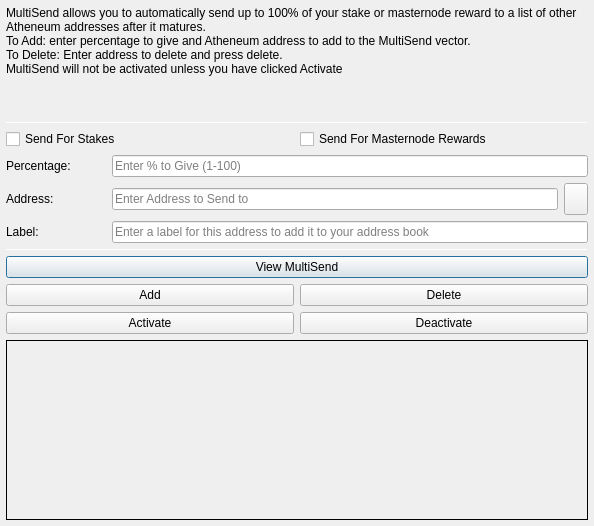
<?xml version="1.0" encoding="UTF-8"?>
<ui version="4.0">
 <class>MultiSendDialog</class>
 <widget class="QDialog" name="MultiSendDialog">
  <property name="windowModality">
   <enum>Qt::NonModal</enum>
  </property>
  <property name="geometry">
   <rect>
    <x>0</x>
    <y>0</y>
    <width>594</width>
    <height>526</height>
   </rect>
  </property>
  <property name="windowTitle">
   <string>MultiSend</string>
  </property>
  <layout class="QVBoxLayout" name="verticalLayout" stretch="0">
   <property name="leftMargin">
    <number>6</number>
   </property>
   <property name="topMargin">
    <number>6</number>
   </property>
   <property name="rightMargin">
    <number>6</number>
   </property>
   <property name="bottomMargin">
    <number>6</number>
   </property>
   <item>
    <layout class="QVBoxLayout" name="verticalLayout_Main" stretch="1,1,1,0,1,1,1">
     <item>
      <widget class="QLabel" name="label_2">
       <property name="lineWidth">
        <number>1</number>
       </property>
       <property name="text">
        <string>MultiSend allows you to automatically send up to 100% of your stake or masternode reward to a list of other Atheneum addresses after it matures.
To Add: enter percentage to give and Atheneum address to add to the MultiSend vector.
To Delete: Enter address to delete and press delete.
MultiSend will not be activated unless you have clicked Activate</string>
       </property>
       <property name="alignment">
        <set>Qt::AlignLeading|Qt::AlignLeft|Qt::AlignTop</set>
       </property>
       <property name="wordWrap">
        <bool>true</bool>
       </property>
      </widget>
     </item>
     <item>
      <widget class="Line" name="line">
       <property name="minimumSize">
        <size>
         <width>0</width>
         <height>1</height>
        </size>
       </property>
       <property name="maximumSize">
        <size>
         <width>16777215</width>
         <height>1</height>
        </size>
       </property>
       <property name="orientation">
        <enum>Qt::Horizontal</enum>
       </property>
      </widget>
     </item>
     <item>
      <layout class="QVBoxLayout" name="verticalLayout_Settings">
       <item>
        <layout class="QHBoxLayout" name="horizontalLayout">
         <item>
          <widget class="QCheckBox" name="multiSendStakeCheckBox">
           <property name="text">
            <string>Send For Stakes</string>
           </property>
          </widget>
         </item>
         <item>
          <widget class="QCheckBox" name="multiSendMasternodeCheckBox">
           <property name="text">
            <string>Send For Masternode Rewards</string>
           </property>
          </widget>
         </item>
        </layout>
       </item>
       <item>
        <layout class="QHBoxLayout" name="horizontalLayout_6">
         <item>
          <widget class="QLabel" name="label">
           <property name="minimumSize">
            <size>
             <width>100</width>
             <height>0</height>
            </size>
           </property>
           <property name="toolTip">
            <string>Percentage of stake to send</string>
           </property>
           <property name="text">
            <string>Percentage:</string>
           </property>
          </widget>
         </item>
         <item>
          <widget class="QLineEdit" name="multiSendPercentEdit">
           <property name="toolTip">
            <string>Enter whole numbers 1 - 100</string>
           </property>
           <property name="placeholderText">
            <string>Enter % to Give (1-100)</string>
           </property>
          </widget>
         </item>
        </layout>
       </item>
       <item>
        <layout class="QHBoxLayout" name="horizontalLayout_7">
         <item>
          <widget class="QLabel" name="label_5">
           <property name="minimumSize">
            <size>
             <width>100</width>
             <height>0</height>
            </size>
           </property>
           <property name="toolTip">
            <string>Address to send portion of stake to</string>
           </property>
           <property name="text">
            <string>Address:</string>
           </property>
          </widget>
         </item>
         <item>
          <widget class="QLineEdit" name="multiSendAddressEdit">
           <property name="toolTip">
            <string/>
           </property>
           <property name="placeholderText">
            <string>Enter Address to Send to</string>
           </property>
          </widget>
         </item>
         <item>
          <widget class="QToolButton" name="addressBookButton">
           <property name="maximumSize">
            <size>
             <width>16777215</width>
             <height>32</height>
            </size>
           </property>
           <property name="toolTip">
            <string>Choose an address from the address book</string>
           </property>
           <property name="text">
            <string/>
           </property>
           <property name="icon">
            <iconset resource="../atheneum.qrc">
             <normaloff>:/icons/address-book</normaloff>:/icons/address-book</iconset>
           </property>
           <property name="shortcut">
            <string>Alt+A</string>
           </property>
          </widget>
         </item>
        </layout>
       </item>
      </layout>
     </item>
     <item>
      <layout class="QHBoxLayout" name="horizontalLayout_3">
       <item>
        <widget class="QLabel" name="label_3">
         <property name="minimumSize">
          <size>
           <width>100</width>
           <height>0</height>
          </size>
         </property>
         <property name="text">
          <string>Label:</string>
         </property>
        </widget>
       </item>
       <item>
        <widget class="QLineEdit" name="labelAddressLabelEdit">
         <property name="placeholderText">
          <string>Enter a label for this address to add it to your address book</string>
         </property>
        </widget>
       </item>
      </layout>
     </item>
     <item>
      <widget class="Line" name="line_2">
       <property name="minimumSize">
        <size>
         <width>0</width>
         <height>1</height>
        </size>
       </property>
       <property name="maximumSize">
        <size>
         <width>16777215</width>
         <height>1</height>
        </size>
       </property>
       <property name="orientation">
        <enum>Qt::Horizontal</enum>
       </property>
      </widget>
     </item>
     <item>
      <layout class="QVBoxLayout" name="verticalLayout_Buttons">
       <item>
        <layout class="QHBoxLayout" name="horizontalLayout_4">
         <item>
          <widget class="QPushButton" name="viewButton">
           <property name="toolTip">
            <string/>
           </property>
           <property name="statusTip">
            <string>View MultiSend Vector</string>
           </property>
           <property name="text">
            <string>View MultiSend</string>
           </property>
          </widget>
         </item>
        </layout>
       </item>
       <item>
        <layout class="QHBoxLayout" name="horizontalLayout_2">
         <item>
          <widget class="QPushButton" name="addButton">
           <property name="toolTip">
            <string/>
           </property>
           <property name="statusTip">
            <string>Add to MultiSend Vector</string>
           </property>
           <property name="text">
            <string>Add</string>
           </property>
          </widget>
         </item>
         <item>
          <widget class="QPushButton" name="deleteButton">
           <property name="toolTip">
            <string/>
           </property>
           <property name="statusTip">
            <string>Delete Address From MultiSend Vector</string>
           </property>
           <property name="text">
            <string>Delete</string>
           </property>
          </widget>
         </item>
        </layout>
       </item>
       <item>
        <layout class="QHBoxLayout" name="horizontalLayout_5">
         <item>
          <widget class="QPushButton" name="activateButton">
           <property name="statusTip">
            <string>Activate MultiSend</string>
           </property>
           <property name="text">
            <string>Activate</string>
           </property>
          </widget>
         </item>
         <item>
          <widget class="QPushButton" name="disableButton">
           <property name="statusTip">
            <string>Deactivate MultiSend</string>
           </property>
           <property name="text">
            <string>Deactivate</string>
           </property>
          </widget>
         </item>
        </layout>
       </item>
      </layout>
     </item>
     <item>
      <widget class="QLabel" name="message">
       <property name="minimumSize">
        <size>
         <width>0</width>
         <height>180</height>
        </size>
       </property>
       <property name="frameShape">
        <enum>QFrame::Panel</enum>
       </property>
       <property name="frameShadow">
        <enum>QFrame::Plain</enum>
       </property>
       <property name="lineWidth">
        <number>1</number>
       </property>
       <property name="midLineWidth">
        <number>1</number>
       </property>
       <property name="text">
        <string/>
       </property>
       <property name="alignment">
        <set>Qt::AlignLeading|Qt::AlignLeft|Qt::AlignTop</set>
       </property>
       <property name="wordWrap">
        <bool>true</bool>
       </property>
      </widget>
     </item>
    </layout>
   </item>
  </layout>
 </widget>
 <resources>
  <include location="../atheneum.qrc"/>
 </resources>
 <connections/>
</ui>
